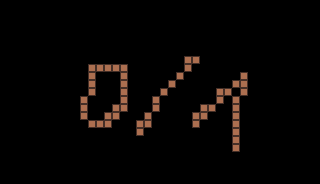

A 2D game scene composited from a Tiled map and its tileset images. What follows is a short description and the map's XML, with every tile layer's data as written:
An orthogonal 40x23 tile map with 8x8 px tiles, 1 tile layer (prototype).

<map version="1.10" tiledversion="2024.05.24" orientation="orthogonal" renderorder="right-down" width="40" height="23" tilewidth="8" tileheight="8" infinite="0" nextlayerid="2" nextobjectid="1">
 <tileset firstgid="1" source="../../../graphics/tilesets/wood/wood.tsx" />
 <layer id="1" name="prototype" width="40" height="23">
  <data encoding="csv">
0,0,0,0,0,0,0,0,0,0,0,0,0,0,0,0,0,0,0,0,0,0,0,0,0,0,0,0,0,0,0,0,0,0,0,0,0,0,0,0,
0,0,0,0,0,0,0,0,0,0,0,0,0,0,0,0,0,0,0,0,0,0,0,0,0,0,0,0,0,0,0,0,0,0,0,0,0,0,0,0,
0,0,0,0,0,0,0,0,0,0,0,0,0,0,0,0,0,0,0,0,0,0,0,0,0,0,0,0,0,0,0,0,0,0,0,0,0,0,0,0,
0,0,0,0,0,0,0,0,0,0,0,0,0,0,0,0,0,0,0,0,0,0,0,0,0,0,0,0,0,0,0,0,0,0,0,0,0,0,0,0,
0,0,0,0,0,0,0,0,0,0,0,0,0,0,0,0,0,0,0,0,0,0,0,0,0,0,0,0,0,0,0,0,0,0,0,0,0,0,0,0,
0,0,0,0,0,0,0,0,0,0,0,0,0,0,0,0,0,0,0,0,0,0,0,0,0,0,0,0,0,0,0,0,0,0,0,0,0,0,0,0,
0,0,0,0,0,0,0,0,0,0,0,0,0,0,0,0,0,0,0,0,0,0,0,0,0,0,0,0,0,0,0,0,0,0,0,0,0,0,0,0,
0,0,0,0,0,0,0,0,0,0,0,0,0,0,0,0,0,0,0,0,0,0,0,73,73,0,0,0,0,0,0,0,0,0,0,0,0,0,0,0,
0,0,0,0,0,0,0,0,0,0,0,73,73,73,73,73,0,0,0,0,0,0,0,73,0,0,0,0,0,0,0,0,0,0,0,0,0,0,0,0,
0,0,0,0,0,0,0,0,0,0,0,73,0,0,0,73,0,0,0,0,0,0,73,0,0,0,0,0,0,0,73,0,0,0,0,0,0,0,0,0,
0,0,0,0,0,0,0,0,0,0,0,73,0,0,0,73,0,0,0,0,0,73,0,0,0,0,0,0,0,73,73,0,0,0,0,0,0,0,0,0,
0,0,0,0,0,0,0,0,0,0,0,73,0,0,0,73,0,0,0,0,73,0,0,0,0,0,0,73,73,0,73,0,0,0,0,0,0,0,0,0,
0,0,0,0,0,0,0,0,0,0,73,0,0,0,0,73,0,0,0,73,0,0,0,0,0,0,0,73,0,73,0,0,0,0,0,0,0,0,0,0,
0,0,0,0,0,0,0,0,0,0,73,0,0,0,73,73,0,0,0,73,0,0,0,0,0,73,73,0,0,73,0,0,0,0,0,0,0,0,0,0,
0,0,0,0,0,0,0,0,0,0,73,0,0,73,73,0,0,0,73,0,0,0,0,0,73,73,0,0,0,73,0,0,0,0,0,0,0,0,0,0,
0,0,0,0,0,0,0,0,0,0,0,73,73,73,0,0,0,73,73,0,0,0,0,0,73,0,0,0,0,73,0,0,0,0,0,0,0,0,0,0,
0,0,0,0,0,0,0,0,0,0,0,0,0,0,0,0,0,73,0,0,0,0,0,0,0,0,0,0,0,73,0,0,0,0,0,0,0,0,0,0,
0,0,0,0,0,0,0,0,0,0,0,0,0,0,0,0,0,0,0,0,0,0,0,0,0,0,0,0,0,73,0,0,0,0,0,0,0,0,0,0,
0,0,0,0,0,0,0,0,0,0,0,0,0,0,0,0,0,0,0,0,0,0,0,0,0,0,0,0,0,73,0,0,0,0,0,0,0,0,0,0,
0,0,0,0,0,0,0,0,0,0,0,0,0,0,0,0,0,0,0,0,0,0,0,0,0,0,0,0,0,0,0,0,0,0,0,0,0,0,0,0,
0,0,0,0,0,0,0,0,0,0,0,0,0,0,0,0,0,0,0,0,0,0,0,0,0,0,0,0,0,0,0,0,0,0,0,0,0,0,0,0,
0,0,0,0,0,0,0,0,0,0,0,0,0,0,0,0,0,0,0,0,0,0,0,0,0,0,0,0,0,0,0,0,0,0,0,0,0,0,0,0,
0,0,0,0,0,0,0,0,0,0,0,0,0,0,0,0,0,0,0,0,0,0,0,0,0,0,0,0,0,0,0,0,0,0,0,0,0,0,0,0
</data>
 </layer>
</map>
